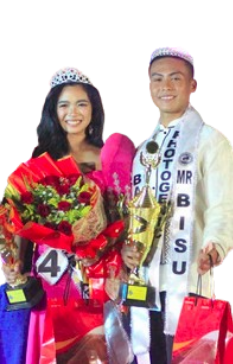
#> input picture activities/asset/ccjpageant.png, 233 x 364 px, found by its file name
$ python meme.py
#> lines starting #> are read from the running program, lines starting #| are printed output that depends on the picture
# this is a meme during the mr and ms intrams pageant where ccj win and ctas and ccis is on bottom

# importing library that will use from PIL
from PIL import Image, ImageDraw, ImageFont

# i will import platform for detecting OS
# i use linux and some font are not available in linux
import platform

# detect OS
system = platform.system()

if system == "Windows":
    font_path = "C:/Windows/Fonts/arial.ttf"  # windows path from gemini
else:
    # assume Linux
    font_path = ImageFont.truetype("Ubuntu-B.ttf", 50)

# making a main canvas for the meme
canvas = Image.new("RGBA", (1080,1350), "black")

# call the ImageDraw to add the texts
draw = ImageDraw.Draw(canvas)

ccjText = "CCJ be like: "
ccisCtasText = "CTAS and CCIS: "

# make new canva for putting the image of the winner of pageant
# the color of this canva is deep strong red close to crimson
pageantWinnerCanvas = Image.new("RGBA", (540, 719), (207, 17, 17, 255))

# load image of the winner
winnerImg = Image.open("activities/asset/ccjpageant.png")
#> winnerImg is the input picture: PIL image 233x364 RGBA; mean R, G, B, A 118.1, 78.9, 86.9, 174.7
# resize the winnerImg
resizedWinnerImg = winnerImg.resize((540, 720))

# load images from ccj side
ccjImg1 = Image.open("activities/asset/ccj.png")
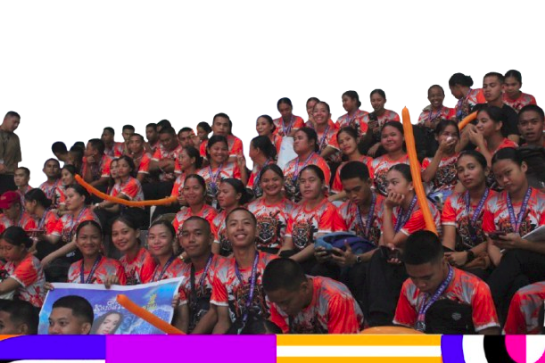
#> input picture activities/asset/ccj.png, 545 x 363 px, found by its file name
#> ccjImg1 is the input picture: PIL image 545x363 RGBA; mean R, G, B, A 72.7, 42.6, 52.6, 173.1
ccjImg2 = Image.open("activities/asset/happy.png")
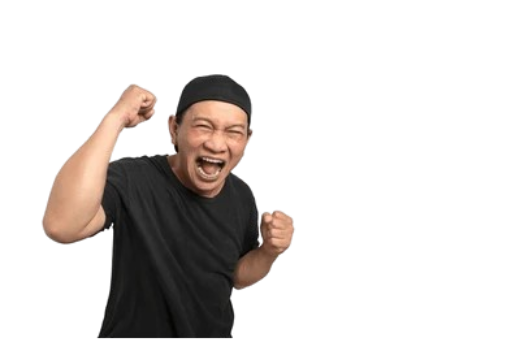
#> input picture activities/asset/happy.png, 507 x 364 px, found by its file name
#> ccjImg2 is the input picture: PIL image 507x364 RGBA; mean R, G, B, A 20.9, 16.9, 14.8, 54.6
ccjImg3 = Image.open("activities/asset/happy1.png")
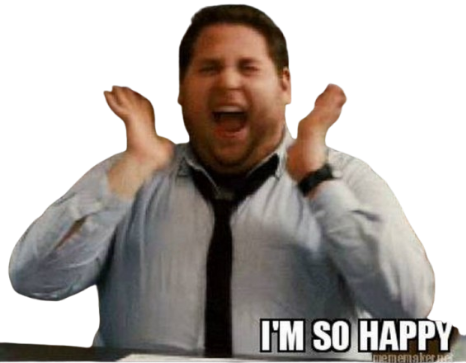
#> input picture activities/asset/happy1.png, 466 x 363 px, found by its file name
#> ccjImg3 is the input picture: PIL image 466x363 RGBA; mean R, G, B, A 67.6, 60.5, 55.6, 145.6

# paste the winnerImg to pageantWinnerCanvas
pageantWinnerCanvas.paste(resizedWinnerImg, (0, -1), resizedWinnerImg)
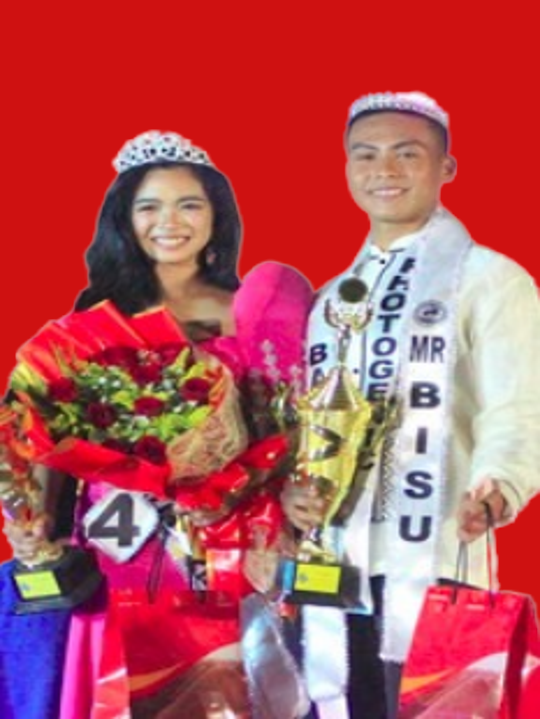
#> pageantWinnerCanvas: PIL image 540x719 RGBA; mean R, G, B, A 181, 82.6, 90.5, 254.1; transparent parts drawn white

# now we will resize the images from ccj
resizedCCJImg1 = ccjImg1.resize((1080, 719))
resizedCCJImg2 = ccjImg2.resize((836, 600))
resizedCCJImg3 = ccjImg3.resize((595, 464))

# now we will paste the images from ccj side in canvas using paste(img, (w,h)) method
# first to paste will be in the back side
canvas.paste(resizedCCJImg1, (0, 0), resizedCCJImg1)

# paste the pageantWinnerCanvas in main canvas
canvas.paste(pageantWinnerCanvas, (0,0), pageantWinnerCanvas)

canvas.paste(resizedCCJImg3, (540, 256), resizedCCJImg3)
canvas.paste(resizedCCJImg2, (267, 164), resizedCCJImg2)
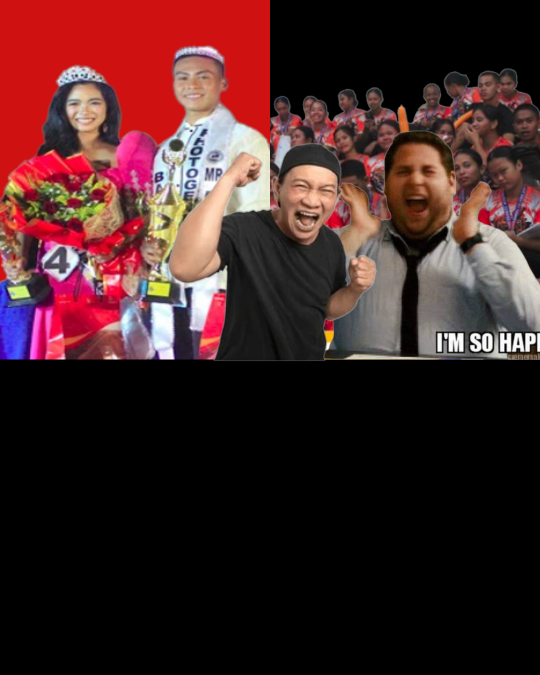
#> canvas: PIL image 1080x1350 RGBA (shown at 1/2 size); mean R, G, B, A 65.2, 36, 36.3, 254.3; transparent parts drawn white

# load images from ccis and ctas side
sadImg1 = Image.open("activities/asset/opaw.png")
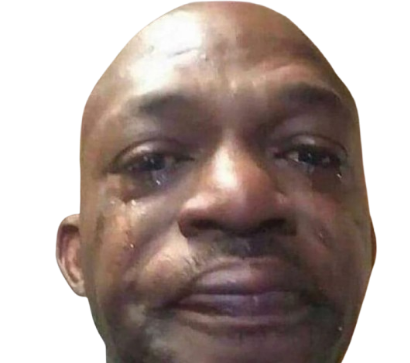
#> input picture activities/asset/opaw.png, 410 x 363 px, found by its file name
#> sadImg1 is the input picture: PIL image 410x363 RGBA; mean R, G, B, A 78.6, 63.5, 57.7, 160.1
sadImg2 = Image.open("activities/asset/jordan.png")
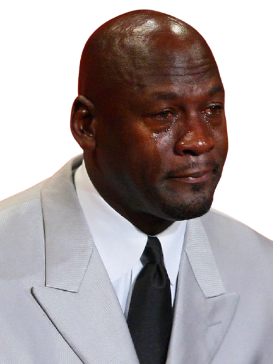
#> input picture activities/asset/jordan.png, 273 x 364 px, found by its file name
#> sadImg2 is the input picture: PIL image 273x364 RGBA; mean R, G, B, A 95.5, 86.4, 87.3, 180.3
#> (the run stopped early here; a loop or call above may not have finished)
